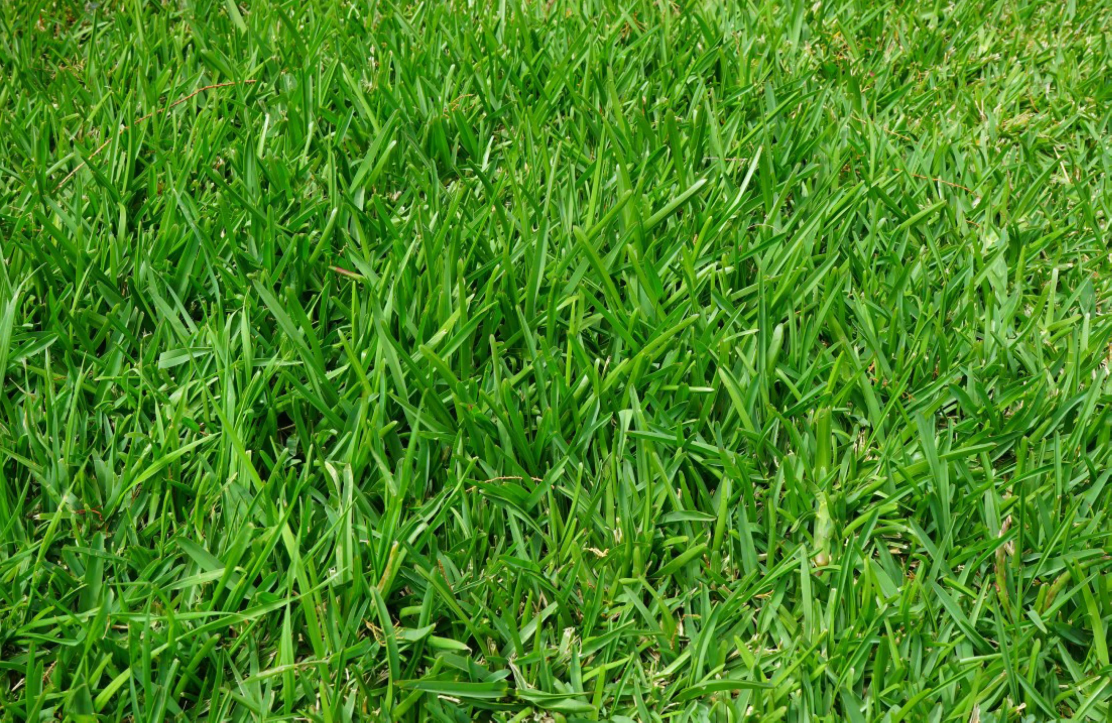
#> input picture imagenes-originales/grama-1.jpg, 3334 x 2167 px (shown at 1/3 size)
$ jupyter execute --allow-errors '02 Generando imagenes de cesped.ipynb'
#> lines starting #> are read from the running program, lines starting #| are printed output that depends on the picture
[cell 1]
import numpy as np
import pandas as pd
import PIL
from PIL import Image
import glob
import random
import matplotlib.pyplot as plt
plt.rcParams["figure.figsize"] = (16, 12)

# Generando imagenes de cesped

Se obtuvieron 15 hojas de cada imagen de cesped con el fin de generar de forma aleatoria imagenes para poder entrenar la red neuronal. De fondo se utilizará una textura de tierra. A continuación las imagenes originales.

[cell 2]
f, axarr = plt.subplots(2,2)

grama = Image.open("imagenes-originales/grama-1.jpg")
#> grama is the input picture: PIL image 3334x2167 RGB; mean R, G, B 72.9, 135.4, 33.3
axarr[0,0].imshow(grama)
axarr[0,0].set_title('Grama 1')

#> (the rest of this cell did not finish here and is left out)

Se cargarán todas los nombres de imagenes de plantilla disponibles a la variable <i>files</i> y se creará un vector con la cantidad de hojas por cada imagen.

[cell 3]
files = glob.glob("imagenes-plantilla/*")
#> files = ['imagenes-plantilla/01-grama-1.png', 'imagenes-plantilla/02-grama-3.png', 'imagenes-plantilla/03-grama-1.png']
quantity = []
for path in files:
    q = path.split("-")
    q = q[-1].split(".")
    quantity.append(int(q[0]))
#> this loop made 3 passes
#> (path, q) on passes 1 to 3: ('imagenes-plantilla/01-grama-1.png', ['1', 'png']), ('imagenes-plantilla/02-grama-3.png', ['3', 'png']), ('imagenes-plantilla/03-grama-1.png', ['1', 'png'])
#> after the loop, quantity = [1, 3, 1]
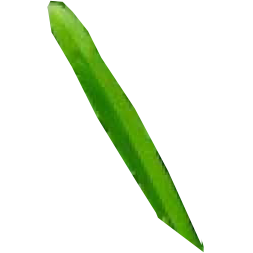
#> input picture imagenes-plantilla/01-grama-1.png, 253 x 253 px
#> further down, img is the input picture: PIL image 253x253 RGBA; mean R, G, B, A 143.4, 185.1, 117.3, 33.4

De estas imagenes se extrajeron la siguientes 45 hojas:

[cell 4]
f, axarr = plt.subplots(9,5)
#> (the rest of this cell did not finish here and is left out)

La siguiente función busca mostrar las diferentes hojas de forma aleatoria:

[cell 5]
def generar_cesped(vi, vf):
    #Fondo de tierra
#> called with vi = 90, vf = 95
    image = Image.open("imagenes-originales/tierra-final.jpg")
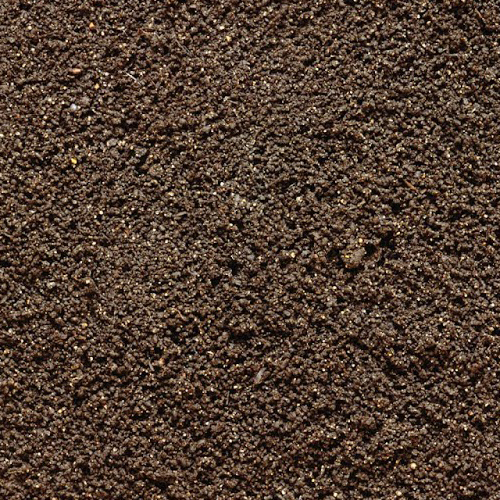
#> input picture imagenes-originales/tierra-final.jpg, 500 x 500 px
#> image is the input picture: PIL image 500x500 RGB; mean R, G, B 81.2, 62.2, 50

    m = random.randint(1, 6)

    #Cargando plantillas
    images = []
    for path in files:
        img = Image.open(path)
        img.thumbnail((int(120/m),int(120/m)), Image.LANCZOS)
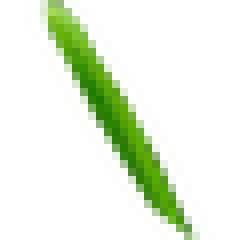
#> img: PIL image 30x30 RGBA (shown 8 times larger); mean R, G, B, A 17.8, 36.7, 3.5, 33.5; transparent parts drawn white
        images.append(img)
#> pass 2 of the loop in generar_cesped, `for path in files:`:
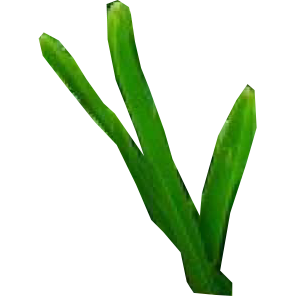
#> input picture imagenes-plantilla/02-grama-3.png, 296 x 296 px
#> in generar_cesped, img is the input picture: PIL image 296x296 RGBA; mean R, G, B, A 102.5, 151.8, 81.4, 52.5
#> pass 3 of the loop in generar_cesped, `for path in files:`:
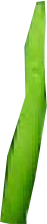
#> input picture imagenes-plantilla/03-grama-1.png, 47 x 224 px
#> in generar_cesped, img is the input picture: PIL image 47x224 RGBA; mean R, G, B, A 85.2, 143, 35.5, 126.7

    hojas = 0
    max_files = len(files)
#> max_files = 3

    for i in range(0, 6*(m+2)):
        for j in range(0, 6*(m+2)):
            v1 = random.randint(vi, vf)
            p1 = random.randint(0, 100)
            #Probabilidad de mostrar hoja
            if( p1 < v1):

                index = random.randint(0, max_files) -1
                img = images[index]

                #Rotar
                r = random.randint(0, 60)
                d = random.randint(-1, 1)
                img = img.rotate(r*d, PIL.Image.NEAREST, expand = 1)

                hojas = hojas + quantity[index]
                image.paste(img, (i*int(120/(m+4))-int(120/(m+4)), j*int(120/(m+4))-int(120/(m+4))), img)
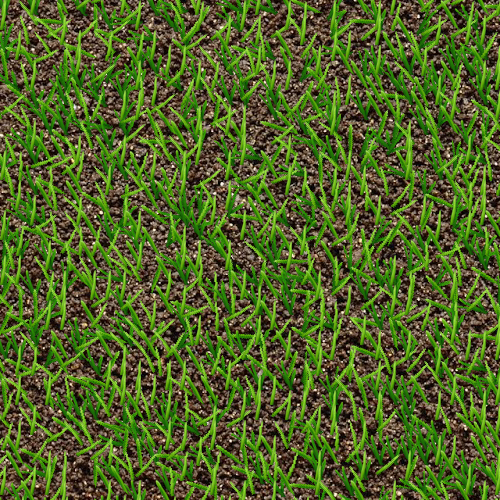
#> image: PIL image 500x500 RGB; mean R, G, B 79.7, 98.5, 37.8
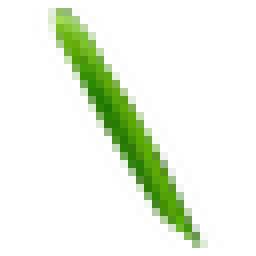
#> img: PIL image 32x32 RGBA (shown 8 times larger); mean R, G, B, A 15.7, 32.2, 3.1, 29.4; transparent parts drawn white
#> after the loop, hojas = 1784

    return image, hojas

Generando imagenes de prueba:

Probabilidad de mostrar la hoja menor de 1 a 5:

[cell 6]
imagen_prueba, hojas = generar_cesped(90, 95)
#> hojas = 1784
plt.title("Cantidad de ramas: "+str(hojas))
plt.imshow(imagen_prueba)
imagen_prueba.save( '02-dataset/grama-prueba-1-5.jpg', "JPEG",quality=100, optimize=True, progressive=True)

Generando dataset de 1800 imagenes:

[cell 7]
csv = pd.DataFrame([])
vi = random.randint(90, 95)
vf = random.randint(90, 95)
for i in range(0, 1800):
    imagen_prueba, hojas = generar_cesped(vi, vi+vf)
#> call 2 of generar_cesped, with vi = 91, vf = 181
#> in generar_cesped (call 2), `hojas = 0`: hojas = 0
#> after the loop in generar_cesped (call 2), `for i in range(0, 6*(m+2)):`:
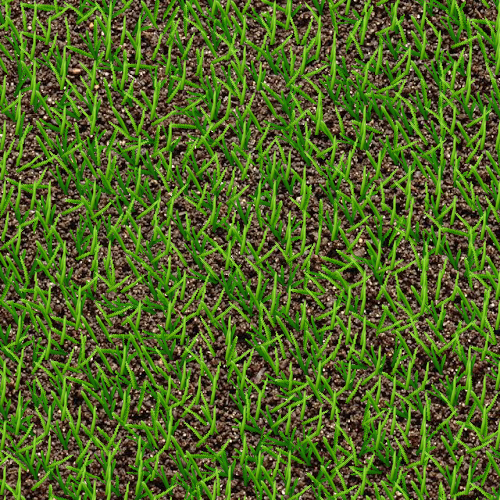
#> image: PIL image 500x500 RGB; mean R, G, B 79.8, 101.2, 37
    name = 'imagen-'+str(i)+'.jpg'
    imagen_prueba.save( '02-dataset/cesped/' + name , "JPEG", quality=100, optimize=True, progressive=True)
    csv = pd.concat([csv, pd.DataFrame([{"file": name, "hojas": hojas}])])
    if( i % 2 == 0):
        vi = random.randint(90, 95)
        vf = random.randint(90, 95)
#> pass 2 of the loop `for i in range(0, 1800):`:
#> after the loop in generar_cesped (call 3), `for i in range(0, 6*(m+2)):`:
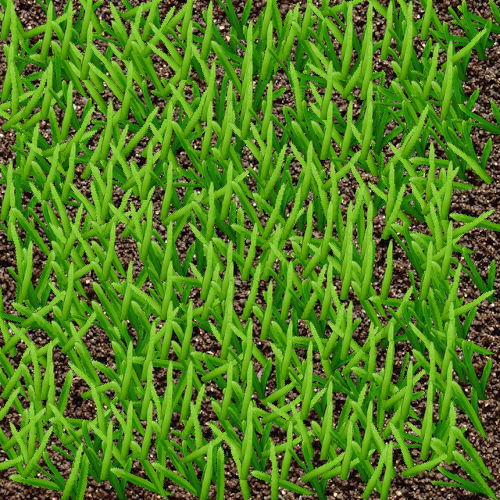
#> image: PIL image 500x500 RGB; mean R, G, B 81.9, 125.9, 30.8
#> after the loop in generar_cesped (call 3), `for i in range(0, 6*(m+2)):`:
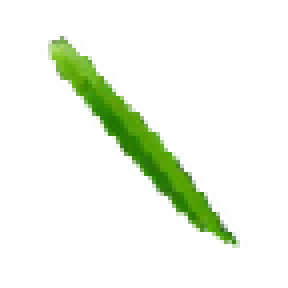
#> img: PIL image 72x72 RGBA (shown 4 times larger); mean R, G, B, A 9.9, 19.9, 2.1, 23.2; transparent parts drawn white
#> pass 3 of the loop `for i in range(0, 1800):`:
#> after the loop in generar_cesped (call 4), `for i in range(0, 6*(m+2)):`:
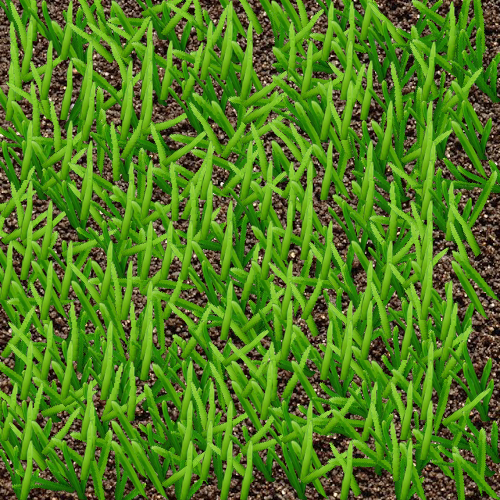
#> image: PIL image 500x500 RGB; mean R, G, B 80.4, 125, 30.1
#> after the loop in generar_cesped (call 4), `for i in range(0, 6*(m+2)):`:
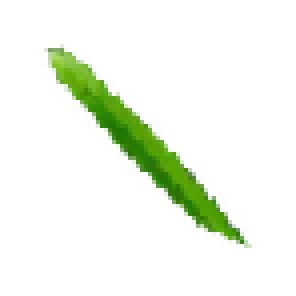
#> img: PIL image 74x74 RGBA (shown 4 times larger); mean R, G, B, A 9.3, 18.8, 2, 21.9; transparent parts drawn white
